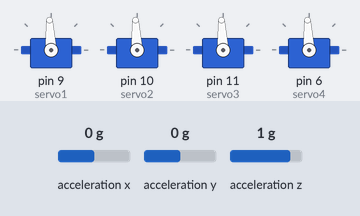
Recording of a sketch running on a simulated Arduino Uno, built with avr-gcc and run on an emulated ATmega328P. Parts: 4 × servo. Wiring (inferred from the names in the program): MPU-6050 motion sensor at I2C address 0x68. The test bench sets the inputs (shaded band); at power-on: acceleration x 0 g, acceleration y 0 g, acceleration z 1 g. What the sketch prints to the serial monitor is not drawn.

Above: at 1.2 s.
1.3 s: acceleration x set to -1.4 g
At 2.5 s:
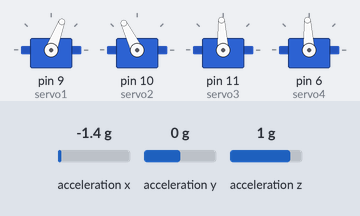
2.8 s: acceleration y set to -0.8 g
At 3.8 s:
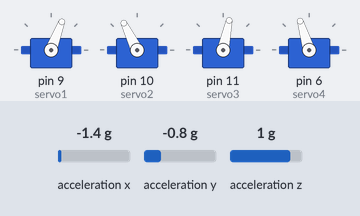
4.3 s: acceleration z set to -1.4 g
At 4.9 s:
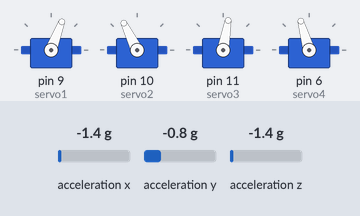
5.8 s: acceleration x set to 0 g
At 6.1 s:
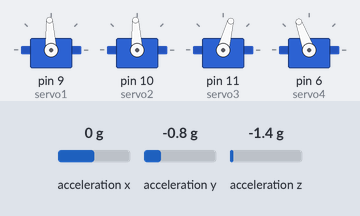
7.3 s: acceleration y set to 1.4 g
At 8.4 s:
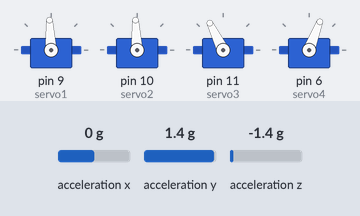
8.8 s: acceleration x set to -0.8 g
At 9.5 s:
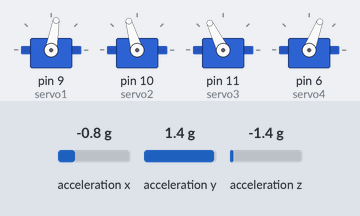
Timing chart, 0 to 11.3 s (numbered marks = the images above; inputs shaded):
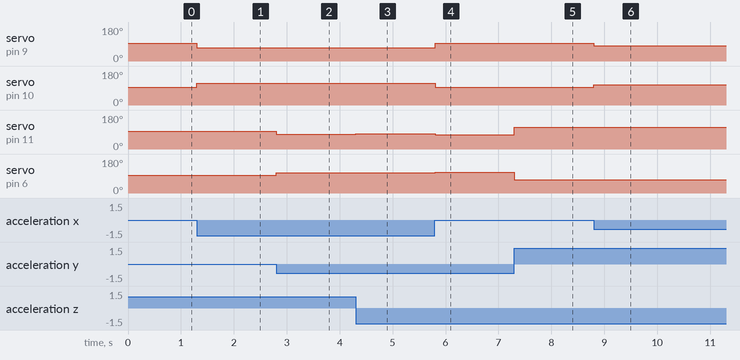

Measured:
- after the input at 1.3 s, servo on pin 9 (servo1): 93° → 69° at once; servo on pin 10 (servo2): 93° → 116° at once
- after the input at 2.8 s, servo on pin 11 (servo3): 93° → 78° at once; servo on pin 6 (servo4): 93° → 107° at once
- after the input at 4.3 s, servo on pin 11 (servo3): 78° → 80° at once; servo on pin 6 (servo4): 107° → 106° at once
- after the input at 5.8 s, servo on pin 9 (servo1): 69° → 93° at once; servo on pin 10 (servo2): 116° → 93° at once; servo on pin 11 (servo3): 80° → 75° at once; servo on pin 6 (servo4): 106° → 110° at once
- after the input at 7.3 s, servo on pin 11 (servo3): 75° → 116° at once; servo on pin 6 (servo4): 110° → 69° at once
- after the input at 8.8 s, servo on pin 9 (servo1): 93° → 80° at once; servo on pin 10 (servo2): 93° → 106° at once

The sketch:

sbr.ino
```cpp
#include <Wire.h>
#include <Servo.h>

Servo servo1, servo2; // X-axis
Servo servo3, servo4; // Y-axis

const int MPU = 0x68;
int16_t AcX, AcY, AcZ;

// Gains (increase authority)
float Kx = 6.0; // was 1.8 → too weak
float Ky = 6.0;

// Servo microseconds
const int SERVO_CENTER = 1500;
const int SERVO_RANGE = 350; // movement authority

void setup()
{
    Serial.begin(115200); // MUCH faster
    Wire.begin();

    // Wake up MPU6050
    Wire.beginTransmission(MPU);
    Wire.write(0x6B);
    Wire.write(0);
    Wire.endTransmission(true);

    servo1.attach(9);
    servo2.attach(10);
    servo3.attach(11);
    servo4.attach(6);

    // Center servos
    servo1.writeMicroseconds(SERVO_CENTER);
    servo2.writeMicroseconds(SERVO_CENTER);
    servo3.writeMicroseconds(SERVO_CENTER);
    servo4.writeMicroseconds(SERVO_CENTER);

    Serial.println("Fast X + Y control running");
}

void loop()
{
    // Read accelerometer
    Wire.beginTransmission(MPU);
    Wire.write(0x3B);
    Wire.endTransmission(false);
    Wire.requestFrom(MPU, 6, true);

    AcX = Wire.read() << 8 | Wire.read();
    AcY = Wire.read() << 8 | Wire.read();
    AcZ = Wire.read() << 8 | Wire.read();

    // Compute angles
    float angleX = atan2(AcX, sqrt((long)AcY * AcY + (long)AcZ * AcZ)) * 57.2958;
    float angleY = atan2(AcY, sqrt((long)AcX * AcX + (long)AcZ * AcZ)) * 57.2958;

    // Clamp angles
    angleX = constrain(angleX, -40, 40);
    angleY = constrain(angleY, -40, 40);

    // Convert to microseconds
    int dx = angleX * Kx;
    int dy = angleY * Ky;

    int s1 = SERVO_CENTER + dx;
    int s2 = SERVO_CENTER - dx;
    int s3 = SERVO_CENTER + dy;
    int s4 = SERVO_CENTER - dy;

    // Safety limits
    s1 = constrain(s1, 1100, 1900);
    s2 = constrain(s2, 1100, 1900);
    s3 = constrain(s3, 1100, 1900);
    s4 = constrain(s4, 1100, 1900);

    // Write immediately (FAST)
    servo1.writeMicroseconds(s1);
    servo2.writeMicroseconds(s2);
    servo3.writeMicroseconds(s3);
    servo4.writeMicroseconds(s4);

    // Debug (comment out once confirmed)
    Serial.print(s1);
    Serial.print(" ");
    Serial.print(s2);
    Serial.print(" ");
    Serial.print(s3);
    Serial.print(" ");
    Serial.println(s4);
}
```
